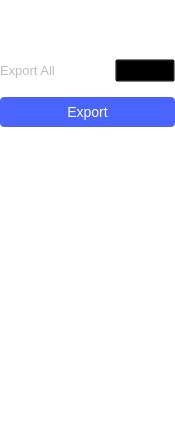
<?xml version="1.0" encoding="UTF-8"?>
<ui version="4.0">
 <class>ExportSettings</class>
 <widget class="QWidget" name="ExportSettings">
  <property name="geometry">
   <rect>
    <x>0</x>
    <y>0</y>
    <width>175</width>
    <height>434</height>
   </rect>
  </property>
  <property name="windowTitle">
   <string>Form</string>
  </property>
  <property name="styleSheet">
   <string notr="true">QWidget {
	background-color: transparent;
	color: #bebebe;
	font-weight: 75;
	font-size: 13px;
}</string>
  </property>
  <layout class="QVBoxLayout" name="verticalLayout">
   <property name="spacing">
    <number>0</number>
   </property>
   <property name="leftMargin">
    <number>0</number>
   </property>
   <property name="topMargin">
    <number>0</number>
   </property>
   <property name="rightMargin">
    <number>0</number>
   </property>
   <property name="bottomMargin">
    <number>0</number>
   </property>
   <item>
    <widget class="QWidget" name="mainWidget" native="true">
     <property name="sizePolicy">
      <sizepolicy hsizetype="Preferred" vsizetype="Preferred">
       <horstretch>0</horstretch>
       <verstretch>0</verstretch>
      </sizepolicy>
     </property>
     <layout class="QVBoxLayout" name="verticalLayout_2">
      <property name="spacing">
       <number>0</number>
      </property>
      <property name="leftMargin">
       <number>0</number>
      </property>
      <property name="topMargin">
       <number>0</number>
      </property>
      <property name="rightMargin">
       <number>0</number>
      </property>
      <property name="bottomMargin">
       <number>0</number>
      </property>
      <item>
       <spacer name="verticalSpacer_2">
        <property name="orientation">
         <enum>Qt::Vertical</enum>
        </property>
        <property name="sizeType">
         <enum>QSizePolicy::Fixed</enum>
        </property>
        <property name="sizeHint" stdset="0">
         <size>
          <width>20</width>
          <height>20</height>
         </size>
        </property>
       </spacer>
      </item>
      <item>
       <layout class="QHBoxLayout" name="header">
        <property name="spacing">
         <number>0</number>
        </property>
        <property name="topMargin">
         <number>10</number>
        </property>
        <item>
         <widget class="QLabel" name="label">
          <property name="sizePolicy">
           <sizepolicy hsizetype="Fixed" vsizetype="Fixed">
            <horstretch>0</horstretch>
            <verstretch>0</verstretch>
           </sizepolicy>
          </property>
          <property name="styleSheet">
           <string notr="true">QLabel {
 font-size: 12px;
 color: rgba(255, 255, 255, 70);
}</string>
          </property>
          <property name="text">
           <string>EXPORT </string>
          </property>
         </widget>
        </item>
        <item>
         <widget class="Line" name="line">
          <property name="minimumSize">
           <size>
            <width>0</width>
            <height>1</height>
           </size>
          </property>
          <property name="maximumSize">
           <size>
            <width>16777215</width>
            <height>1</height>
           </size>
          </property>
          <property name="styleSheet">
           <string notr="true"> border: 1px solid rgba(255, 255, 255, 70);</string>
          </property>
          <property name="orientation">
           <enum>Qt::Horizontal</enum>
          </property>
         </widget>
        </item>
       </layout>
      </item>
      <item>
       <layout class="QVBoxLayout" name="verticalLayout_3">
        <property name="spacing">
         <number>15</number>
        </property>
        <property name="leftMargin">
         <number>0</number>
        </property>
        <property name="topMargin">
         <number>0</number>
        </property>
        <property name="rightMargin">
         <number>0</number>
        </property>
        <item>
         <spacer name="verticalSpacer_3">
          <property name="orientation">
           <enum>Qt::Vertical</enum>
          </property>
          <property name="sizeType">
           <enum>QSizePolicy::Fixed</enum>
          </property>
          <property name="sizeHint" stdset="0">
           <size>
            <width>20</width>
            <height>5</height>
           </size>
          </property>
         </spacer>
        </item>
        <item>
         <layout class="QHBoxLayout" name="horizontalLayout_2">
          <property name="topMargin">
           <number>10</number>
          </property>
          <item>
           <widget class="QLabel" name="label_3">
            <property name="sizePolicy">
             <sizepolicy hsizetype="Minimum" vsizetype="Preferred">
              <horstretch>0</horstretch>
              <verstretch>0</verstretch>
             </sizepolicy>
            </property>
            <property name="text">
             <string>Export All</string>
            </property>
           </widget>
          </item>
          <item>
           <spacer name="horizontalSpacer_3">
            <property name="orientation">
             <enum>Qt::Horizontal</enum>
            </property>
            <property name="sizeType">
             <enum>QSizePolicy::Fixed</enum>
            </property>
            <property name="sizeHint" stdset="0">
             <size>
              <width>40</width>
              <height>20</height>
             </size>
            </property>
           </spacer>
          </item>
          <item>
           <widget class="adiscope::CustomSwitch" name="btnExportAll">
            <property name="text">
             <string/>
            </property>
            <property name="checkable">
             <bool>true</bool>
            </property>
           </widget>
          </item>
         </layout>
        </item>
        <item>
         <layout class="QHBoxLayout" name="horizontalLayout_4">
          <property name="spacing">
           <number>0</number>
          </property>
          <property name="leftMargin">
           <number>0</number>
          </property>
          <property name="topMargin">
           <number>0</number>
          </property>
          <property name="rightMargin">
           <number>0</number>
          </property>
          <property name="bottomMargin">
           <number>0</number>
          </property>
          <item>
           <layout class="QVBoxLayout" name="dropDownLayout">
            <property name="leftMargin">
             <number>0</number>
            </property>
            <property name="topMargin">
             <number>0</number>
            </property>
           </layout>
          </item>
         </layout>
        </item>
        <item>
         <layout class="QHBoxLayout" name="horizontalLayout">
          <property name="spacing">
           <number>0</number>
          </property>
          <property name="leftMargin">
           <number>0</number>
          </property>
          <property name="topMargin">
           <number>0</number>
          </property>
          <property name="rightMargin">
           <number>0</number>
          </property>
          <property name="bottomMargin">
           <number>0</number>
          </property>
          <item>
           <widget class="QPushButton" name="btnExport">
            <property name="styleSheet">
             <string notr="true">QPushButton {
  min-height: 30px;
  max-height: 30px;

  border: 0px;
  border-radius: 4px;

  background-color: #4a64ff;
  color: #ffffff;

  font-size: 14px;
}

QPushButton:pressed {
  background-color: #2a44df;
}</string>
            </property>
            <property name="text">
             <string>Export</string>
            </property>
           </widget>
          </item>
         </layout>
        </item>
       </layout>
      </item>
      <item>
       <spacer name="verticalSpacer">
        <property name="orientation">
         <enum>Qt::Vertical</enum>
        </property>
        <property name="sizeHint" stdset="0">
         <size>
          <width>20</width>
          <height>40</height>
         </size>
        </property>
       </spacer>
      </item>
     </layout>
    </widget>
   </item>
  </layout>
 </widget>
 <customwidgets>
  <customwidget>
   <class>adiscope::CustomSwitch</class>
   <extends>QPushButton</extends>
   <header>customSwitch.hpp</header>
  </customwidget>
 </customwidgets>
 <resources/>
 <connections/>
</ui>
